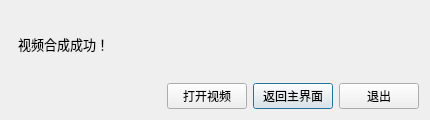
<?xml version="1.0" encoding="UTF-8"?>
<ui version="4.0">
 <class>FinishWindow</class>
 <widget class="QDialog" name="FinishWindow">
  <property name="geometry">
   <rect>
    <x>0</x>
    <y>0</y>
    <width>430</width>
    <height>120</height>
   </rect>
  </property>
  <property name="minimumSize">
   <size>
    <width>430</width>
    <height>120</height>
   </size>
  </property>
  <property name="maximumSize">
   <size>
    <width>430</width>
    <height>120</height>
   </size>
  </property>
  <property name="font">
   <font>
    <family>Microsoft YaHei UI</family>
   </font>
  </property>
  <property name="windowTitle">
   <string>Success</string>
  </property>
  <layout class="QGridLayout" name="gridLayout">
   <property name="sizeConstraint">
    <enum>QLayout::SetDefaultConstraint</enum>
   </property>
   <item row="1" column="0">
    <spacer name="horizontalSpacer">
     <property name="orientation">
      <enum>Qt::Horizontal</enum>
     </property>
     <property name="sizeHint" stdset="0">
      <size>
       <width>40</width>
       <height>20</height>
      </size>
     </property>
    </spacer>
   </item>
   <item row="1" column="2">
    <widget class="QPushButton" name="BackButton">
     <property name="font">
      <font>
       <family>Microsoft YaHei UI</family>
      </font>
     </property>
     <property name="text">
      <string>返回主界面</string>
     </property>
    </widget>
   </item>
   <item row="1" column="1">
    <widget class="QPushButton" name="OpenVideoButton">
     <property name="font">
      <font>
       <family>Microsoft YaHei UI</family>
      </font>
     </property>
     <property name="text">
      <string>打开视频</string>
     </property>
    </widget>
   </item>
   <item row="1" column="3">
    <widget class="QPushButton" name="QuitButton">
     <property name="font">
      <font>
       <family>Microsoft YaHei UI</family>
      </font>
     </property>
     <property name="text">
      <string>退出</string>
     </property>
    </widget>
   </item>
   <item row="0" column="0" colspan="4">
    <widget class="QLabel" name="SuccessLabel">
     <property name="font">
      <font>
       <family>Microsoft YaHei UI</family>
       <pointsize>10</pointsize>
      </font>
     </property>
     <property name="text">
      <string>  视频合成成功！</string>
     </property>
    </widget>
   </item>
  </layout>
 </widget>
 <resources/>
 <connections/>
</ui>
